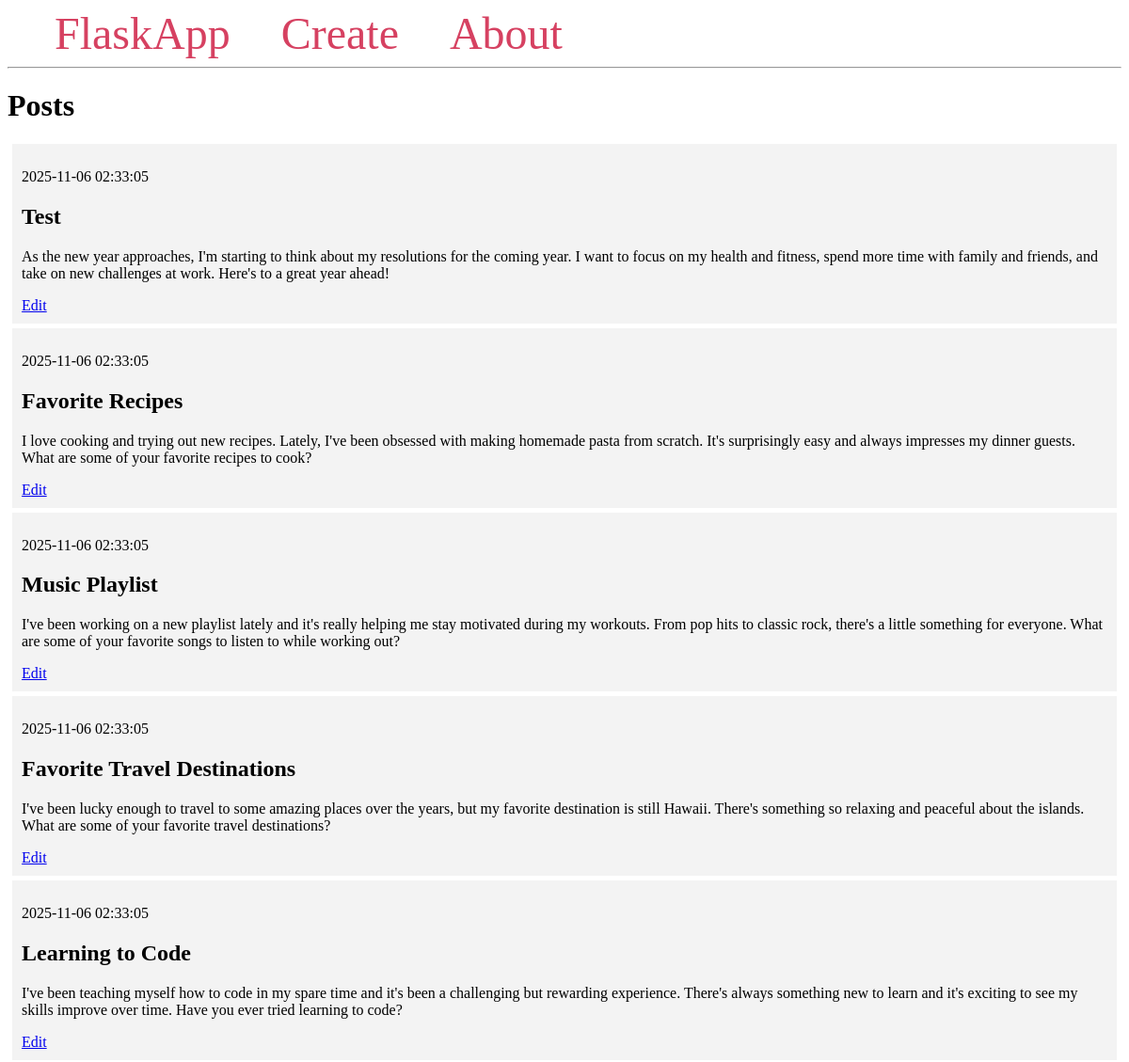
Before: / (upper part) with the older database file.
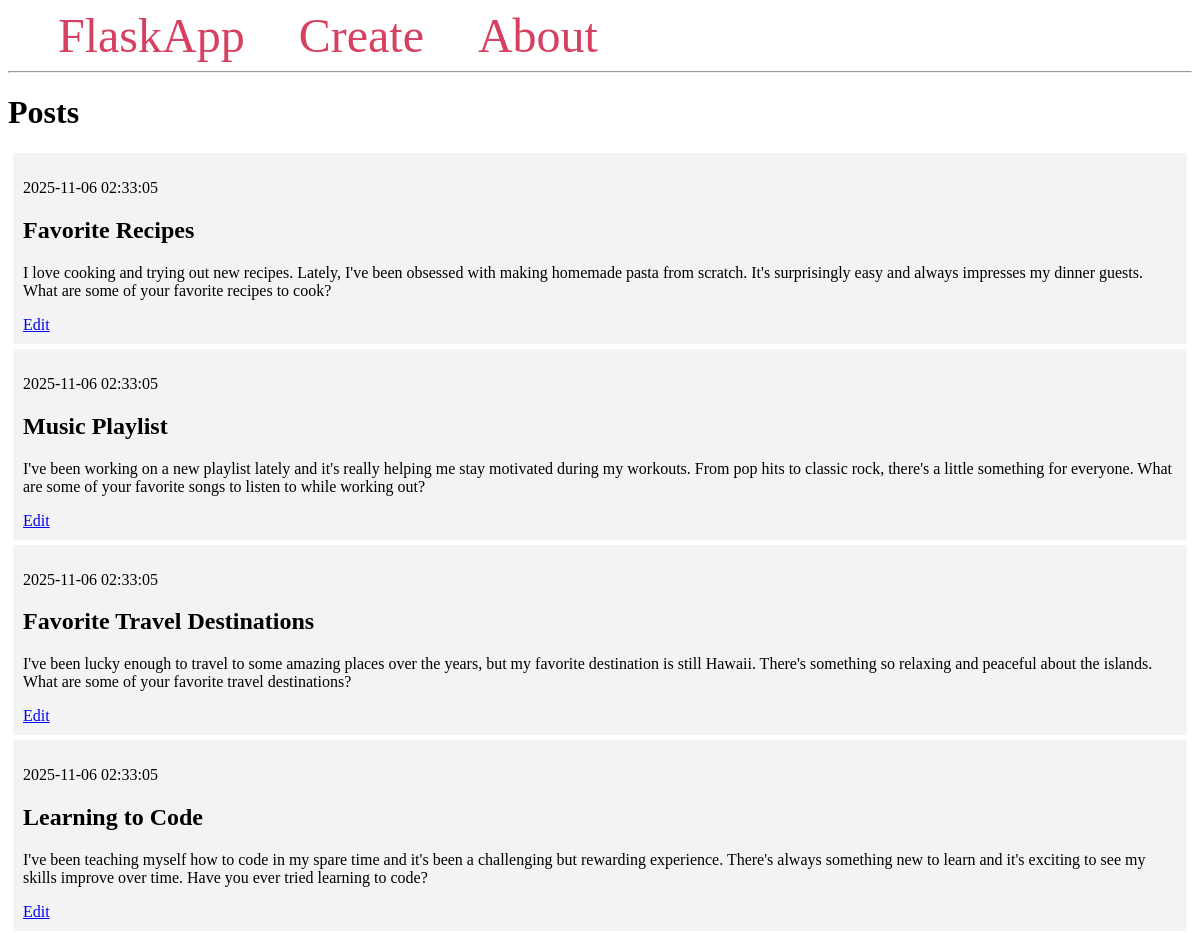
After: the same page with the newer database file.
### tables this page shows
CREATE TABLE posts (
    id INTEGER PRIMARY KEY AUTOINCREMENT,
    created TIMESTAMP NOT NULL DEFAULT CURRENT_TIMESTAMP,
    title TEXT NOT NULL,
    content TEXT NOT NULL
);

### app.py (the view)
@app.route('/')
def index():
    conn = get_db_connection()
    posts = conn.execute('SELECT * FROM posts').fetchall()
    conn.close()
    return render_template('index.html', posts=posts)

### app.py (called while the page is built)
def get_db_connection():
    conn = sqlite3.connect('database.db')
    conn.row_factory = sqlite3.Row
    return conn

### templates/index.html
{% extends 'base.html' %}
{% block content %}
    <h1>{% block title %} Posts {% endblock %}</h1>
    {% for post in posts %}
        <div class='post'>
            <p>{{ post['created'] }}</p>
            <h2>{{ post['title'] }}</h2>
            <p>{{ post['content'] }}</p>
            <a href="{{ url_for('edit', id=post['id']) }}">Edit</a>
        </div>
    {% endfor %}
{% endblock %}

### templates/base.html (shortened to what this page needs)
<!DOCTYPE html>
<html lang="en">
<head>
</head>
<body>
    <nav>
        <a href="{{ url_for('index') }}">FlaskApp</a>
        <a href="{{ url_for('create') }}">Create</a>
        <a href="#">About</a>
    </nav>
    <hr>
    <div class="content">
        {% block content %} {% endblock %}
    </div>
</body>
</html>

### templates/base.html (style rules this page uses)
.post { padding: 10px; margin: 5px; background-color: #f3f3f3 }
nav a { color: #d64161; font-size: 3em; margin-left: 50px; text-decoration: none; }

Changed rows visible on the page:
removed posts: created "2025-11-06 02:33:05", title "Test", content "As the new year approaches, I'm starting to think about my resolutions for the coming year. I want to focus on my health and fitness, spend more time with family and friends, and take on new challenges at work. Here's to a great year ahead!"
